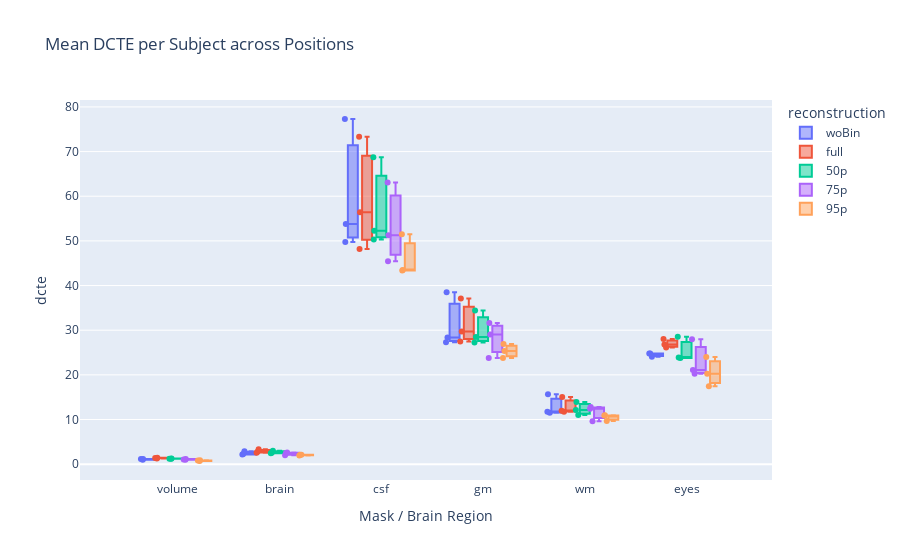

Here is the notebook cell this chart was saved with:
### Markdown cell above
Boxplot mean

### Code cell
import pandas as pd
import plotly.express as px

# === Load combined DCTE data ===
df_all = pd.read_csv("dcte_all_combined.csv")

# --- Disentangle brain tissues ---
df_all['mask_region'] = df_all.apply(
    lambda row: f"{row['mask']}_{row['region']}" if row['mask'] == "brain" else row['mask'],
    axis=1
)

# === Compute mean DCTE per subject across positions ===
df_mean = df_all.groupby(
    ["subject", "mask_region", "reconstruction"], as_index=False
)["dcte"].mean()

# --- Map to simplified mask region names for ordering ---
map_simple = {
    "volume": "volume",
    "brain_Brain": "brain",
    "brain_CSF": "csf",
    "brain_GM": "gm",
    "brain_WM": "wm",
    "eyes": "eyes"
}
df_mean['mask_region_simple'] = df_mean['mask_region'].map(map_simple).fillna(df_mean['mask_region'])

# Ensure categorical ordering: volume, brain, csf, gm, wm, eyes
category_order = ["volume", "brain", "csf", "gm", "wm", "eyes"]
df_mean['mask_region_simple'] = pd.Categorical(df_mean['mask_region_simple'],
                                              categories=category_order,
                                              ordered=True)

# === Boxplot of averaged DCTE per subject ===
fig_avg = px.box(
    df_mean,
    x="mask_region_simple",
    y="dcte",
    color="reconstruction",
    points="all",
    title="Mean DCTE per Subject across Positions",
    category_orders={
        "mask_region_simple": category_order,
        "reconstruction": ["woBin", "full", "50p", "75p", "95p"]
    },
    labels={"mask_region_simple": "Mask / Brain Region"}
)
fig_avg.update_layout(boxmode="group")
fig_avg.show()

### Figure 1 — Plotly figure (JSON) as saved in the notebook; plotly's stock layout.template omitted (floating-point values rounded to 4 significant figures)
{"data": [{"alignmentgroup": "True", "boxpoints": "all", "hovertemplate": "reconstruction=woBin<br>Mask / Brain Region=%{x}<br>dcte=%{y}<extra></extra>", "legendgroup": "woBin", "marker": {"color": "#636efa"}, "name": "woBin", "notched": false, "offsetgroup": "woBin", "orientation": "v", "showlegend": true, "type": "box", "x": ["brain", "csf", "gm", "wm", "eyes", "volume", "brain", "csf", "gm", "wm", "eyes", "volume", "brain", "csf", "gm", "wm", "eyes", "volume"], "x0": " ", "xaxis": "x", "y": [2.15, 49.72, 27.3, 11.71, 24.79, 0.9672, 2.302, 53.77, 28.35, 11.51, 24.03, 1.171, 2.902, 77.3, 38.47, 15.65, 24.81, 1.148], "y0": " ", "yaxis": "y"}, {"alignmentgroup": "True", "boxpoints": "all", "hovertemplate": "reconstruction=full<br>Mask / Brain Region=%{x}<br>dcte=%{y}<extra></extra>", "legendgroup": "full", "marker": {"color": "#EF553B"}, "name": "full", "notched": false, "offsetgroup": "full", "orientation": "v", "showlegend": true, "type": "box", "x": ["brain", "csf", "gm", "wm", "eyes", "volume", "brain", "csf", "gm", "wm", "eyes", "volume", "brain", "csf", "gm", "wm", "eyes", "volume"], "x0": " ", "xaxis": "x", "y": [2.535, 48.19, 27.49, 11.75, 28.02, 1.27, 2.769, 56.43, 29.71, 11.98, 26.79, 1.441, 3.336, 73.3, 37.12, 15.04, 26.15, 1.396], "y0": " ", "yaxis": "y"}, {"alignmentgroup": "True", "boxpoints": "all", "hovertemplate": "reconstruction=50p<br>Mask / Brain Region=%{x}<br>dcte=%{y}<extra></extra>", "legendgroup": "50p", "marker": {"color": "#00cc96"}, "name": "50p", "notched": false, "offsetgroup": "50p", "orientation": "v", "showlegend": true, "type": "box", "x": ["brain", "csf", "gm", "wm", "eyes", "volume", "brain", "csf", "gm", "wm", "eyes", "volume", "brain", "csf", "gm", "wm", "eyes", "volume"], "x0": " ", "xaxis": "x", "y": [2.547, 50.33, 28.46, 12.15, 28.51, 1.272, 2.418, 52.25, 27.25, 10.98, 23.9, 1.225, 2.976, 68.71, 34.41, 13.93, 23.75, 1.227], "y0": " ", "yaxis": "y"}, {"alignmentgroup": "True", "boxpoints": "all", "hovertemplate": "reconstruction=75p<br>Mask / Brain Region=%{x}<br>dcte=%{y}<extra></extra>", "legendgroup": "75p", "marker": {"color": "#ab63fa"}, "name": "75p", "notched": false, "offsetgroup": "75p", "orientation": "v", "showlegend": true, "type": "box", "x": ["brain", "csf", "gm", "wm", "eyes", "volume", "brain", "csf", "gm", "wm", "eyes", "volume", "brain", "csf", "gm", "wm", "eyes", "volume"], "x0": " ", "xaxis": "x", "y": [2.478, 51.26, 29.06, 12.43, 27.95, 1.18, 2.005, 45.45, 23.79, 9.615, 20.22, 0.9652, 2.592, 63.1, 31.63, 12.81, 21.07, 1.029], "y0": " ", "yaxis": "y"}, {"alignmentgroup": "True", "boxpoints": "all", "hovertemplate": "reconstruction=95p<br>Mask / Brain Region=%{x}<br>dcte=%{y}<extra></extra>", "legendgroup": "95p", "marker": {"color": "#FFA15A"}, "name": "95p", "notched": false, "offsetgroup": "95p", "orientation": "v", "showlegend": true, "type": "box", "x": ["brain", "csf", "gm", "wm", "eyes", "volume", "brain", "csf", "gm", "wm", "eyes", "volume", "brain", "csf", "gm", "wm", "eyes", "volume"], "x0": " ", "xaxis": "x", "y": [2.093, 43.37, 25.33, 10.89, 23.98, 0.8581, 1.957, 43.48, 23.79, 9.668, 20.26, 0.7995, 2.089, 51.48, 26.92, 10.93, 17.45, 0.7079], "y0": " ", "yaxis": "y"}], "layout": {"boxmode": "group", "legend": {"title": {"text": "reconstruction"}, "tracegroupgap": 0}, "title": {"text": "Mean DCTE per Subject across Positions"}, "xaxis": {"anchor": "y", "categoryarray": ["volume", "brain", "csf", "gm", "wm", "eyes"], "categoryorder": "array", "domain": [0, 1], "title": {"text": "Mask / Brain Region"}}, "yaxis": {"anchor": "x", "domain": [0, 1], "title": {"text": "dcte"}}}}
